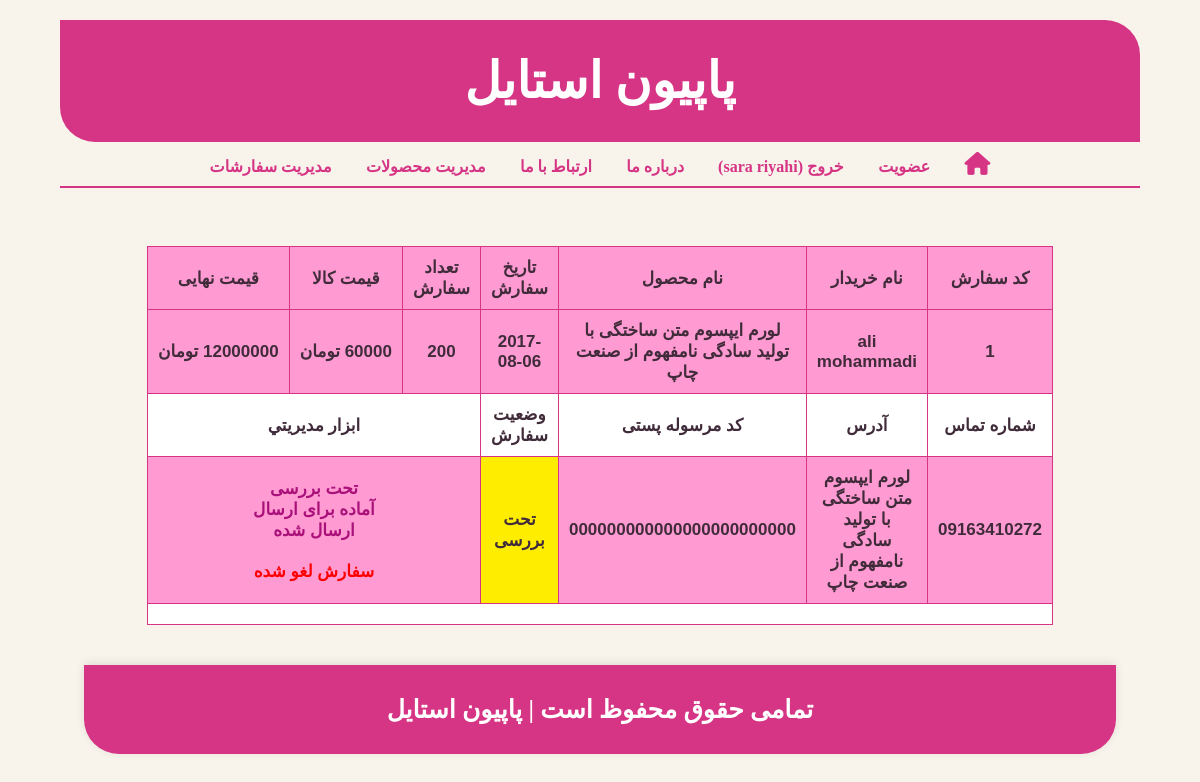
Page /admin_manage_order.php (signed in) on the earlier database version.
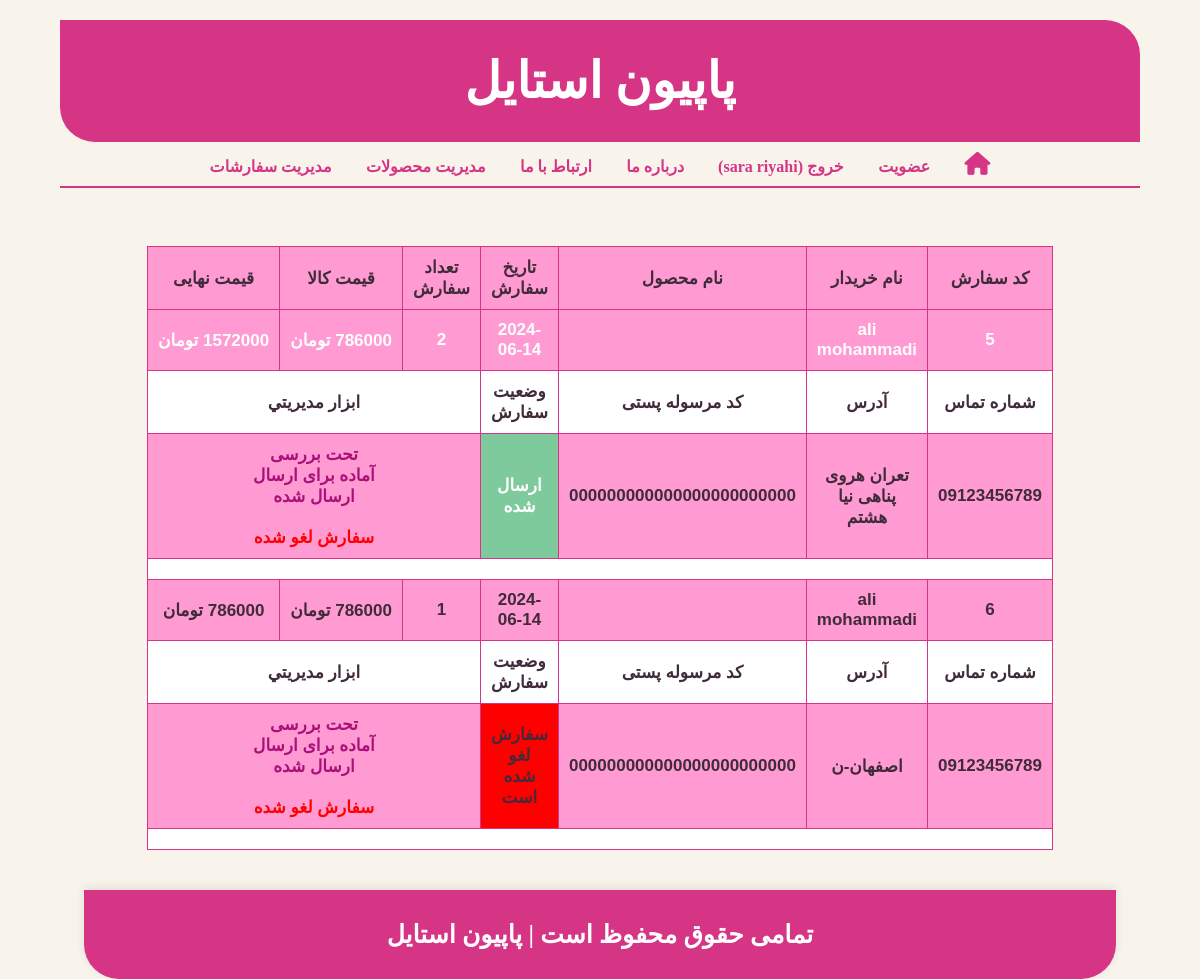
Same page on the later database version.
### tables this page shows
CREATE TABLE `orders` (
  `id` int(10) NOT NULL,
  `username` varchar(30) NOT NULL,
  `orderdate` date NOT NULL,
  `pro_code` int(10) NOT NULL,
  `pro_qty` int(10) NOT NULL,
  `pro_price` float NOT NULL,
  `mobile` varchar(11) NOT NULL,
  `address` varchar(400) NOT NULL,
  `trackcode` varchar(24) NOT NULL,
  `state` int(1) NOT NULL
);

CREATE TABLE `users` (
  `realname` varchar(80) NOT NULL,
  `username` varchar(30) NOT NULL,
  `password` varchar(20) NOT NULL,
  `email` varchar(60) NOT NULL,
  `type` tinyint(1) NOT NULL
);

CREATE TABLE `products` (
  `pro_code` int(10) NOT NULL,
  `pro_name` varchar(200) NOT NULL,
  `pro_qty` int(10) NOT NULL,
  `pro_price` float NOT NULL,
  `pro_image` varchar(80) NOT NULL,
  `pro_detail` text NOT NULL
);

### admin_manage_order.php (the view, shortened to what this page needs)
<?php
include("includes/header.php");
    ?>
    <?php
$link = mysqli_connect("localhost", "root", "", "shop_db");
?>
<!DOCTYPE html>
<html lang="fa">
<head>
    <link rel="stylesheet" href="css/manage_orderstyle.css">
</head>
<body>
<div class="container">
    <br />
    <?php
    $query = "SELECT * FROM orders";
    $result = mysqli_query($link, $query);
    ?>
    <table>
        <thead>
        <tr>
            <th>كد سفارش</th>
            <th>نام خریدار</th>
            <th>نام محصول</th>
            <th>تاریخ سفارش</th>
            <th>تعداد سفارش</th>
            <th>قيمت كالا</th>
            <th>قیمت نهایی</th>
        </tr>
        </thead>
        <tbody>
        <?php
        while ($row = mysqli_fetch_array($result)) {
            $color_class = '';
            switch ($row['state']) {
                case 0:
                    $color_class = "status-barasi";
                    break;
                case 2:
                    $color_class = "status-ersalshodeh";
                    break;
                case 3:
                    $color_class = "status-laghv";
                    break;
            }
            ?>
            <tr class="<?php echo $color_class; ?>">
                <td><?php echo ($row['id']) ?></td>
                <td>
                    <?php
                    $userQuery = "SELECT * FROM users WHERE username='{$row['username']}'";
                    $userResult = mysqli_query($link, $userQuery);
                    $userRow = mysqli_fetch_array($userResult);
                    echo ($userRow['realname']);
                    ?>
                </td>
                <td>
                    <?php
                    $productQuery = "SELECT * FROM products WHERE pro_code='{$row['pro_code']}'";
                    $productResult = mysqli_query($link, $productQuery);
                    $productRow = mysqli_fetch_array($productResult);
                    echo ($productRow['pro_name']);
                    ?>
                </td>
                <td><?php echo ($row['orderdate']) ?></td>
                <td><?php echo ($row['pro_qty']) ?></td>
                <td><?php echo ($row['pro_price']) ?>&nbsp;تومان</td>
                <td><?php echo ($row['pro_qty'] * $row['pro_price']) ?>&nbsp;تومان</td>
            </tr>
            <tr>
                <td>شماره تماس</td>
                <td>آدرس</td>
                <td>کد مرسوله پستی</td>
                <td>وضعیت سفارش</td>
                <td colspan="3">ابزار مديريتي</td>
            </tr>
            <tr>
                <td><?php echo ($row['mobile']) ?></td>
                <td><?php echo ($row['address']) ?></td>
                <td><?php echo ($row['trackcode']) ?></td>
                <td class="<?php echo $color_class; ?>">
                    <?php
                    switch ($row['state']) {
                        case 0:
                            echo ("تحت بررسی");
                            break;
                        case 2:
                            echo ("ارسال شده ");
                            break;
                        case 3:
                            echo ("سفارش لغو شده است");
                            break;
                    }
                    ?>
                </td>
                <td colspan="3" class="action-links">
                    <b><a href="action_admin_manage_order.php?id=<?php echo ($row['id']) ?>&action=BARASI">تحت بررسی</a></b><br/>
                    <b><a href="action_admin_manage_order.php?id=<?php echo ($row['id']) ?>&action=AMADEHERSAL">آماده برای ارسال</a></b><br/>
                    <b><a href="action_admin_manage_order.php?id=<?php echo ($row['id']) ?>&action=ERSALSHODEH">ارسال شده</a></b><br/><br/>
                    <b><a href="action_admin_manage_order.php?id=<?php echo ($row['id']) ?>&action=LAGHV"><span style="color: red;">سفارش لغو شده</span></a></b>
                </td>
            </tr>
            <tr bgcolor="#FFED00" style="height: 10px;">
                <td colspan="7"></td>
            </tr>
            <?php
        }
        ?>
        </tbody>
    </table>
</div>
<?php include("includes/footer.php"); ?>
</body>
</html>

### includes/header.php (shortened to what this page needs)
<!doctype html>
<html lang="fa" dir="rtl">
<head>
    <link href="css/style.css" rel="stylesheet" type="text/css" />
    <link rel="stylesheet" href="https://cdnjs.cloudflare.com/ajax/libs/font-awesome/6.0.0-beta3/css/all.min.css">
</head>
<body>
<div class="container">
    <header class="header">
        <div class="logo">
            <span>پاپیون استایل</span>
        </div>
    </header>
    <nav class="nav">
        <ul class="menu">
            <li class="menu-item"><a href="index.php"><i class="fas fa-home"></i></a></li>
            <li class="menu-item"><a href="register.php">عضویت</a></li>
            <?php
            if (isset($_SESSION["state_login"]) && $_SESSION["state_login"] === true) {
                ?>
                <li class="menu-item"><a href="logout.php">خروج <?php echo(" ({$_SESSION['realname']}) ") ?></a></li>
                <?php
            } else {
                ?>
                <li class="menu-item"><a href="login.php">ورود</a></li>
                <?php
            }
            ?>
            <li class="menu-item"><a href="about.php">درباره ما</a></li>
            <li class="menu-item"><a href="contact.php">ارتباط با ما</a></li>
            <?php
            if (isset($_SESSION["state_login"]) && $_SESSION["state_login"] === true && $_SESSION["user_type"] == "admin") {
                ?>
                <li class="menu-item"><a href="admin_products.php">مدیریت محصولات</a></li>
                <li class="menu-item"><a href="admin_manage_order.php">مدیریت سفارشات</a></li>
                <?php
            }
            ?>
        </ul>
    </nav>
</div>
</body>
</html>

### includes/footer.php (shortened to what this page needs)
<link href="css/stylefooter.css" rel="stylesheet" type="text/css" />
        <footer class="divTable">
         <section class="divTableRow">
            <article class="divTableCell"> تمامی حقوق محفوظ است | پاپیون استایل</article>
        </section>
    </footer>
</body>
</html>

### css/style.css (style rules this page uses)
body { font-family: "B Nazanin", sans-serif; background-color: #F8F4EC; color: #333; margin: 0; padding: 0; }
.container { width: 90%; margin: 0 auto; }
.header { background-color: #D63484; color: white; padding: 32px 0; text-align: center; font-size: 24px; font-weight: bold; border-radius:0px 35px ; }
.nav { background-color: #F8F4EC; padding: 10px 0; border-bottom: 2px solid #D63484; }
.menu { list-style-type: none; margin: 0; padding: 0; text-align: center; }
.menu-item { font-family:"2 Kamran"; display: inline; margin: 0 15px; }
.menu-item a { text-decoration: none; color: #D63484; font-weight: bold; }
.menu-item i { font-size: 23px; }
.logo { font-family:"_MRT_Khodkar"; font-size: 50px; font-weight: bold; }

### css/manage_orderstyle.css (style rules this page uses)
body { font-family: Arial, sans-serif; background-color: #F8F4EC; color: #402B3A; margin: 0; padding: 0; }
.container { width: 90%; margin: 0 auto; padding: 20px; }
table { width: 75%; border-collapse: collapse; margin-bottom: 20px; margin-right: auto; margin-left: auto; font-family: "2 Kamran",sans-serif; font-weight: bold; font-size: 17px; }
table, th, td { border: 1px solid #D63484; }
th, td { padding: 10px; text-align: center; }
th { color: #402B3A; }
tr:nth-child(even) { background-color: #FFF; }
tr:nth-child(odd) { background-color: #FF9BD2; }
.status-ersalshodeh { background-color: #7ECA9C; color: #FFF; }
.status-laghv { background-color: #FF0000; color: #402B3A; }
.action-links a { text-decoration: none; color: #A91079; font-weight: bold; }
.status-barasi { background-color: #FFED00; color: #402B3A; }

### css/stylefooter.css (style rules this page uses)
footer.divTable { background-color: #D63484; color: white; padding: 13px 0; text-align: center; position: relative; bottom: 0; width: 86%; margin: 0 auto; box-shadow: 0 -2px 10px rgba(0, 0, 0, 0.1); border-bottom-right-radius: 35px; border-bottom-left-radius: 35px; display: flex; justify-content: center; }
footer .divTableRow { display: table-row; }
footer .divTableCell { display: table-cell; padding: 17px; font-size: 25px; vertical-align: middle; text-align: center; font-family: "_MRT_Khodkar"; }
footer .divTableCell:first-child { font-weight: bold; }
footer .divTableCell { transition: background-color 0.3s ease, color 0.3s ease; }

Differences in the rows shown:
removed orders: id "1", users.realname "ali mohammadi", products.pro_name "لورم ایپسوم متن ساختگی با تولید سادگی نامفهوم از صنعت چاپ", orderdate "2017-08-06", pro_qty "200", pro_price "60000", $row['pro_qty'] * $row['pro_price'] "12000000", mobile "09163410272", address "لورم ایپسوم متن ساختگی با تولید سادگی نامفهوم از صنعت چاپ", trackcode "000000000000000000000000", state "تحت بررسی"
added orders: id "5", users.realname "ali mohammadi", orderdate "2024-06-14", pro_qty "2", pro_price "786000", $row['pro_qty'] * $row['pro_price'] "1572000", mobile "09123456789", address "تعران هروی پناهی نیا هشتم", trackcode "000000000000000000000000", state "ارسال شده"
added orders: id "6", users.realname "ali mohammadi", orderdate "2024-06-14", pro_qty "1", pro_price "786000", $row['pro_qty']*$row['pro_price'] "786000", mobile "09123456789", address "اصفهان-ن", trackcode "000000000000000000000000", state "سفارش لغو شده است"
